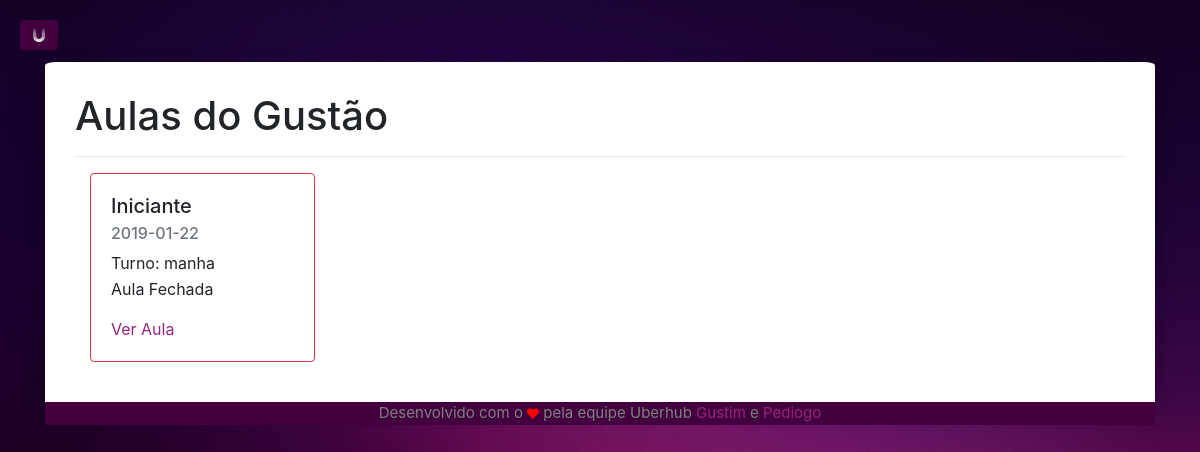
The page /minhasAulas (signed in) on the database as committed earlier.
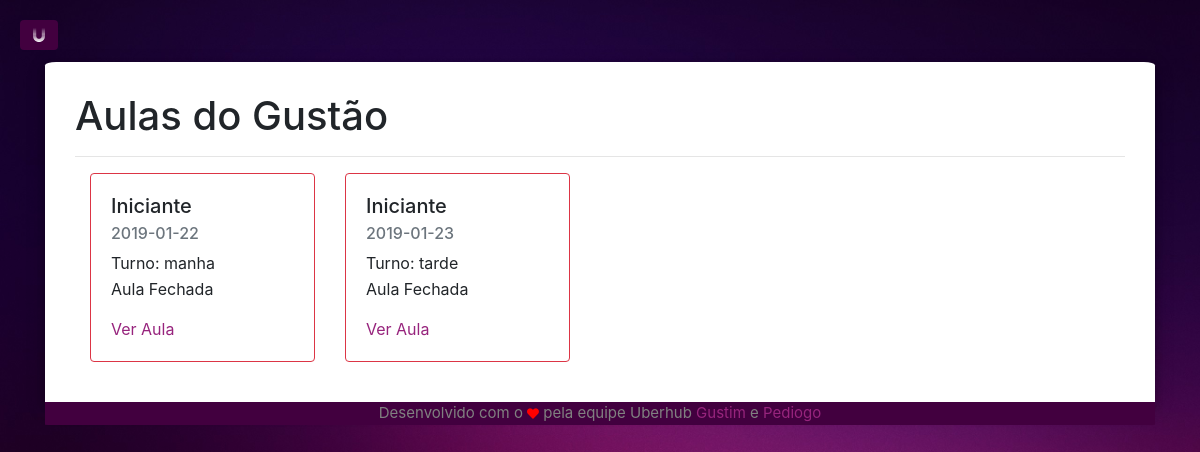
The same page on the database as committed later.
### app/models/tables.py (models this page shows, shortened)
class Professor(db.Model):
    __tablename__ = "professor"
    id       = db.Column(db.Integer, primary_key=True, autoincrement=True)
    cpf      = db.Column(db.String(11), nullable=False, unique=True)
    apelido  = db.Column(db.String(15), nullable=False, unique=True)
    email    = db.Column(db.String(50), nullable=False, unique=True)
    nome     = db.Column(db.String(50), nullable=False)
    telefone = db.Column(db.String(11))
    ID_URI   = db.Column(db.String(5), unique=True)
    senha    = db.Column(db.String(30), nullable=False)
    @property
    def is_authenticated(self):
        return True

class Aula(db.Model):
    __tablename__ = "aula"
    id       = db.Column(db.Integer, primary_key=True, autoincrement=True)
    dia      = db.Column(db.Date)
    horario  = db.Column(db.String(5), CheckConstraint('horario="manha" or horario="tarde"'), nullable=False)
    nivel    = db.Column(db.String(15), nullable=False)
    ativa    = db.Column(db.Boolean, default=False, server_default=sa.sql.expression.false(), nullable=False)
    id_prof  = db.Column(db.Integer, db.ForeignKey('professor.id'))
    fk_professor =  db.relationship('Professor', foreign_keys=id_prof)

### app/controllers/default.py (the view)
@app.route("/minhasAulas")
def minhasAulas():
    aulas = tables.Aula.query.filter_by(id_prof=current_user.id)
    return render_template('home/minhasaulas.html', aulas=aulas)

### app/controllers/default.py (called while the page is built)
@lm.user_loader
def load_user(id):
    return tables.Professor.query.filter_by(id=id).first()

### app/templates/home/minhasaulas.html (shortened to what this page needs)
{% extends 'base.html' %}
{% block body %}
<h1>Aulas do {{current_user.apelido}}</h1>
<hr>
<div class="row container">
  {% for aula in aulas %}
    <div class="col-sm-3" style="margin-bottom: 10px;">
      {% if aula.ativa %}
      <div class="card border-success">
      {% else %}
      <div class="card border-danger">
      {% endif %}
        <div class="card-body">
          <h5 class="card-title">{{ aula.nivel }}</h5>
          <h6 class="card-subtitle mb-2 text-muted">{{ aula.dia }}</h6>
          <p class="card-text" style="margin-bottom:2px;">Turno: {{ aula.horario }}</p>
          {% if aula.ativa %}
          <p class="card-text" style="martgin-top:0px;">Aula Aberta</p>
          {% else %}
          <p class="card-text" style="martgin-top:0px;">Aula Fechada</p>
          {% endif %}
          <a href="{{ url_for('lista', id_aula=aula.id) }}" class="card-link ftLink">Ver Aula</a>
        </div>
      </div>
    </div>
  {% endfor %}
</div>
{% endblock %}

### app/templates/base.html (shortened to what this page needs)
<!DOCTYPE html>
<html lang="en" dir="ltr">
  <head>
    <link rel="stylesheet" href="https://stackpath.bootstrapcdn.com/bootstrap/4.1.3/css/bootstrap.min.css">
    <link rel="stylesheet" href="{{ url_for('static', filename='home/simple-sidebar.css') }}" rel="stylesheet">
    <link rel="stylesheet" href="https://use.fontawesome.com/releases/v5.6.1/css/all.css">
    <link rel="stylesheet" href="https://formden.com/static/cdn/bootstrap-iso.css" />
  </head>
  <body class="bg">
    <div id="wrapper">
        <div id="page-content-wrapper" class="">
                <button href="#menu-toggle" class="btn fab fa-uniregistry" id="menu-toggle"></button>
        </div>
        <div class="container">
          <div class="container" id="logmain">
          {% block body %}
          {% endblock %}
          </div>
          <footer class="thin">
            <div class="container">
              <p>Desenvolvido com o <i class="fas fa-heart"></i> pela equipe Uberhub <a href="https://github.com/augusto-moraes" class="ftLink" target="_blank">Gustim</a> e <a href="https://github.com/pedrodiogo219" class="ftLink" target="_blank">Pediogo</a></p>
            </div>
          </footer>
        </div>
    </div>
    <link rel="stylesheet" href="https://cdnjs.cloudflare.com/ajax/libs/bootstrap-datepicker/1.4.1/css/bootstrap-datepicker3.css"/>
  </body>
</html>

### app/static/home/simple-sidebar.css (style rules this page uses)
body.bg { overflow-x: hidden; background-image: url(../img/bg.jpg); background-color: #E6E6FA; background-size: 100%; }
#wrapper { padding-left: 0; -webkit-transition: all 0.5s ease; -moz-transition: all 0.5s ease; -o-transition: all 0.5s ease; transition: all 0.5s ease; }
#page-content-wrapper { width: 100%; position: absolute; padding: 15px; }
@media (min-width:768px) { #wrapper { padding-left: 0; } }
@media (min-width:768px) { #page-content-wrapper { padding: 20px; position: relative; } }
#menu-toggle { position: fixed; left: -2; }
html { scroll-behavior: smooth; }
#logmain { background-color: white; margin-top: 2%; padding: 30px; border-radius: 1.0001%; border-bottom-left-radius: 0; border-bottom-right-radius: 0; box-shadow: 0 4px 8px 0 rgba(0, 0, 0, 0.2), 0 6px 20px 0 rgba(0, 0, 0, 0.19); }
.btn { background-color: #42003f; color: white; }
footer.thin { background-color: #42003f; color: grey; text-align: center; bottom: 0; font-size: 15px; border-bottom-left-radius: 1.0001%; border-bottom-right-radius: 1.0001%; }
.fa-heart { font-size: 11.9px; color: red; }
.ftLink { color: #97247d; }

Rows that differ between the two databases and show on the page:
added Aula: nivel "Iniciante", dia "2019-01-23", horario "tarde", ativa "Aula Fechada"
